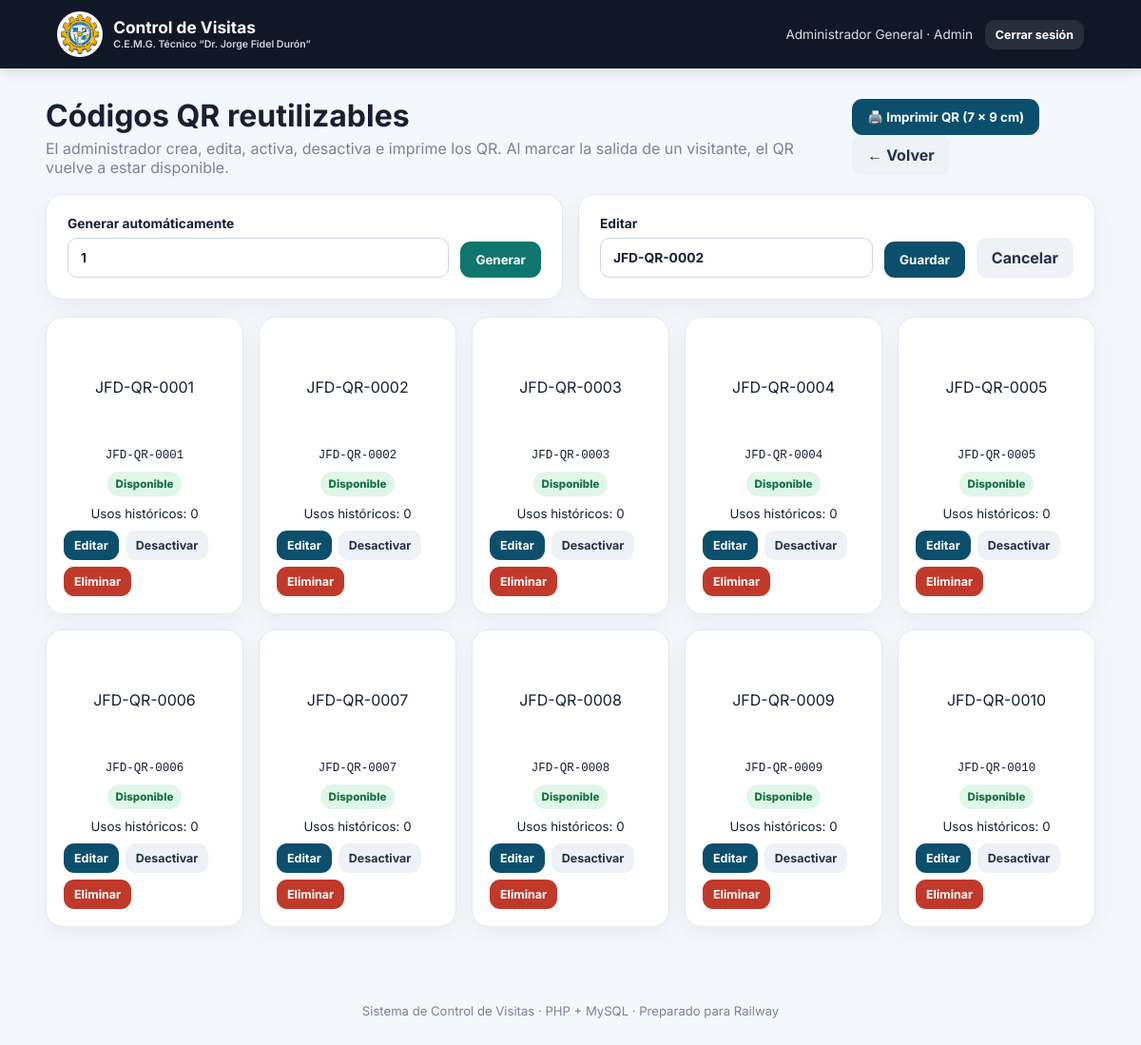
Screenshot of /admin/codigos_qr.php?editar=2 (signed in) with the database file from the repository.
### tables this page shows
CREATE TABLE IF NOT EXISTS codigos_qr (
  id_codigo_qr INT AUTO_INCREMENT PRIMARY KEY,
  codigo VARCHAR(80) NOT NULL UNIQUE,
  estado ENUM('Disponible','Asignado','Inactivo') NOT NULL DEFAULT 'Disponible',
  activo TINYINT(1) NOT NULL DEFAULT 1,
  creado_por INT NULL,
  creado_en TIMESTAMP NOT NULL DEFAULT CURRENT_TIMESTAMP,
  asignado_en DATETIME NULL,
  CONSTRAINT fk_qr_creador FOREIGN KEY (creado_por) REFERENCES usuarios(id_usuario) ON DELETE SET NULL,
  INDEX idx_qr_estado (estado),
  INDEX idx_qr_activo (activo)
);

### funciones.php (called while the page is built, shortened)
<?php
function e($v): string { return htmlspecialchars((string)$v, ENT_QUOTES, 'UTF-8'); }

### admin/codigos_qr.php (the view, shortened to what this page needs)
<?php
require_once __DIR__.'/../funciones.php';
$editar=null;if(isset($_GET['editar'])){$id=(int)$_GET['editar'];$st=mysqli_prepare($conn,"SELECT * FROM codigos_qr WHERE id_codigo_qr=?");mysqli_stmt_bind_param($st,'i',$id);mysqli_stmt_execute($st);$editar=mysqli_fetch_assoc(mysqli_stmt_get_result($st));}
$r=mysqli_query($conn,"SELECT c.*,u.nombre_completo creador,(SELECT COUNT(*) FROM visitas v WHERE v.id_codigo_qr=c.id_codigo_qr) usos,(SELECT vi.nombre_completo FROM visitas v JOIN visitantes vi ON vi.id_visitante=v.id_visitante WHERE v.id_codigo_qr=c.id_codigo_qr AND v.estado_visita IN ('Pendiente','Activa') ORDER BY v.id_visita DESC LIMIT 1) visitante_actual FROM codigos_qr c LEFT JOIN usuarios u ON u.id_usuario=c.creado_por ORDER BY c.id_codigo_qr");
$lista=$r->fetch_all(MYSQLI_ASSOC);
$titulo='Códigos QR';$base='..';include __DIR__.'/../header.php'; ?>
<div class="page-head no-print"><div><h1>Códigos QR reutilizables</h1><p>El administrador crea, edita, activa, desactiva e imprime los QR. Al marcar la salida de un visitante, el QR vuelve a estar disponible.</p></div><div><button class="btn secondary" type="button" onclick="window.print()">🖨️ Imprimir QR (7 × 9 cm)</button> <a class="btn ghost" href="dashboard.php">← Volver</a></div></div>
<div class="grid actions no-print" style="margin-bottom:18px">
<form method="post" class="card inline-form" style="margin:0"><input type="hidden" name="accion" value="generar"><label class="grow">Generar automáticamente<input type="number" name="cantidad" min="1" max="100" value="1" required></label><button class="btn primary">Generar</button></form>
<form method="post" class="card inline-form" style="margin:0"><input type="hidden" name="accion" value="guardar"><input type="hidden" name="id" value="<?=e($editar['id_codigo_qr']??'')?>"><label class="grow"><?=$editar?'Editar':'Crear manualmente'?><input name="codigo" maxlength="80" value="<?=e($editar['codigo']??'')?>" placeholder="JFD-QR-0011" required></label><button class="btn secondary">Guardar</button><?php if($editar):?><a class="btn ghost" href="codigos_qr.php">Cancelar</a><?php endif;?></form>
</div>
<div class="qr-admin-grid">
<?php foreach($lista as $c): ?>
<article class="qr-admin-card <?=!$c['activo']?'qr-disabled':''?>">
<div class="qr-mini" data-code="<?=e($c['codigo'])?>"></div><code><?=e($c['codigo'])?></code>
<span class="badge no-print <?=$c['estado']==='Disponible'?'success':($c['estado']==='Asignado'?'warning':'secondary')?>"><?=e($c['estado'])?></span>
<?php if($c['visitante_actual']):?><small class="no-print">Asignado a: <?=e($c['visitante_actual'])?></small><?php endif;?><small class="no-print">Usos históricos: <?=(int)$c['usos']?></small>
<div class="row-actions no-print"><a class="btn small secondary" href="?editar=<?=$c['id_codigo_qr']?>">Editar</a><form method="post"><button class="btn small ghost" <?=$c['estado']==='Asignado'?'disabled':''?>><?=$c['activo']?'Desactivar':'Activar'?></button></form><form method="post" onsubmit="return confirm('¿Eliminar este QR? Solo se podrá eliminar si nunca ha sido usado.');"><button class="btn small danger" <?=$c['estado']==='Asignado'?'disabled':''?>>Eliminar</button></form></div>
</article><?php endforeach; ?>
</div>
<?php include __DIR__.'/../footer.php'; ?>

### css/style.css (style rules this page uses)
* { box-sizing:border-box }
html,body { margin:0;background:#f4f7fb;color:#172033;font-family:Inter,system-ui,sans-serif }
a { text-decoration:none;color:inherit }
.grid.actions { display:grid;grid-template-columns:repeat(2,1fr);gap:16px }
.btn { display:inline-flex;align-items:center;justify-content:center;border:0;border-radius:11px;padding:11px 16px;font-weight:700;cursor:pointer;font-family:inherit }
.btn.primary { background:#0f766e;color:#fff }
.btn.secondary { background:#0b4f6c;color:#fff }
.btn.danger { background:#c0392b;color:#fff }
.btn.ghost { background:#eef2f7;color:#263247 }
.btn.small { padding:8px 11px;font-size:.78rem }
.page-head { display:flex;justify-content:space-between;align-items:center;gap:20px;margin-bottom:18px }
.page-head h1 { margin:0 0 5px }
.page-head p { margin:0;color:#7a8498 }
.card,.table-card { background:#fff;border:1px solid #e4e9f0;border-radius:18px;padding:22px;box-shadow:0 8px 25px #12223a0d;margin-bottom:18px }
.form-grid label,.auth-card label,.inline-form label { font-size:.86rem;font-weight:700;display:flex;flex-direction:column;gap:7px }
input,select,textarea { width:100%;border:1px solid #ccd5e2;background:#fff;border-radius:10px;padding:12px 13px;font:inherit;color:#172033;outline:none }
.inline-form,.searchbar { display:flex;gap:12px;align-items:end }
.grow { flex:1 }
.badge { display:inline-block;padding:6px 9px;border-radius:999px;font-size:.72rem;font-weight:800 }
.badge.success { background:#dff6e9;color:#177245 }
.small { font-size:.8rem }
.qr-admin-grid { display:grid;grid-template-columns:repeat(auto-fill,minmax(190px,1fr));gap:16px }
.qr-admin-card { background:#fff;border:1px solid #e4e9f0;border-radius:18px;padding:18px;text-align:center;display:flex;flex-direction:column;align-items:center;gap:10px;box-shadow:0 8px 25px #12223a0d }
.qr-mini { min-height:110px;display:grid;place-items:center }
.qr-admin-card code { font-size:.78rem;word-break:break-all }
.row-actions { display:flex;flex-wrap:wrap;gap:7px;align-items:center }
.row-actions form { margin:0 }

### rows the page displays
codigos_qr: codigo "JFD-QR-0002", estado "Disponible", usos "0", activo "Desactivar"
codigos_qr: codigo "JFD-QR-0001", estado "Disponible", usos "0", activo "Desactivar"
codigos_qr: codigo "JFD-QR-0003", estado "Disponible", usos "0", activo "Desactivar"
codigos_qr: codigo "JFD-QR-0004", estado "Disponible", usos "0", activo "Desactivar"
codigos_qr: codigo "JFD-QR-0005", estado "Disponible", usos "0", activo "Desactivar"
codigos_qr: codigo "JFD-QR-0006", estado "Disponible", usos "0", activo "Desactivar"
codigos_qr: codigo "JFD-QR-0007", estado "Disponible", usos "0", activo "Desactivar"
codigos_qr: codigo "JFD-QR-0008", estado "Disponible", usos "0", activo "Desactivar"
codigos_qr: codigo "JFD-QR-0009", estado "Disponible", usos "0", activo "Desactivar"
codigos_qr: codigo "JFD-QR-0010", estado "Disponible", usos "0", activo "Desactivar"

### other values shown
$_SESSION['user_name'] "Administrador General"
$_SESSION['user_rol'] "Admin"
